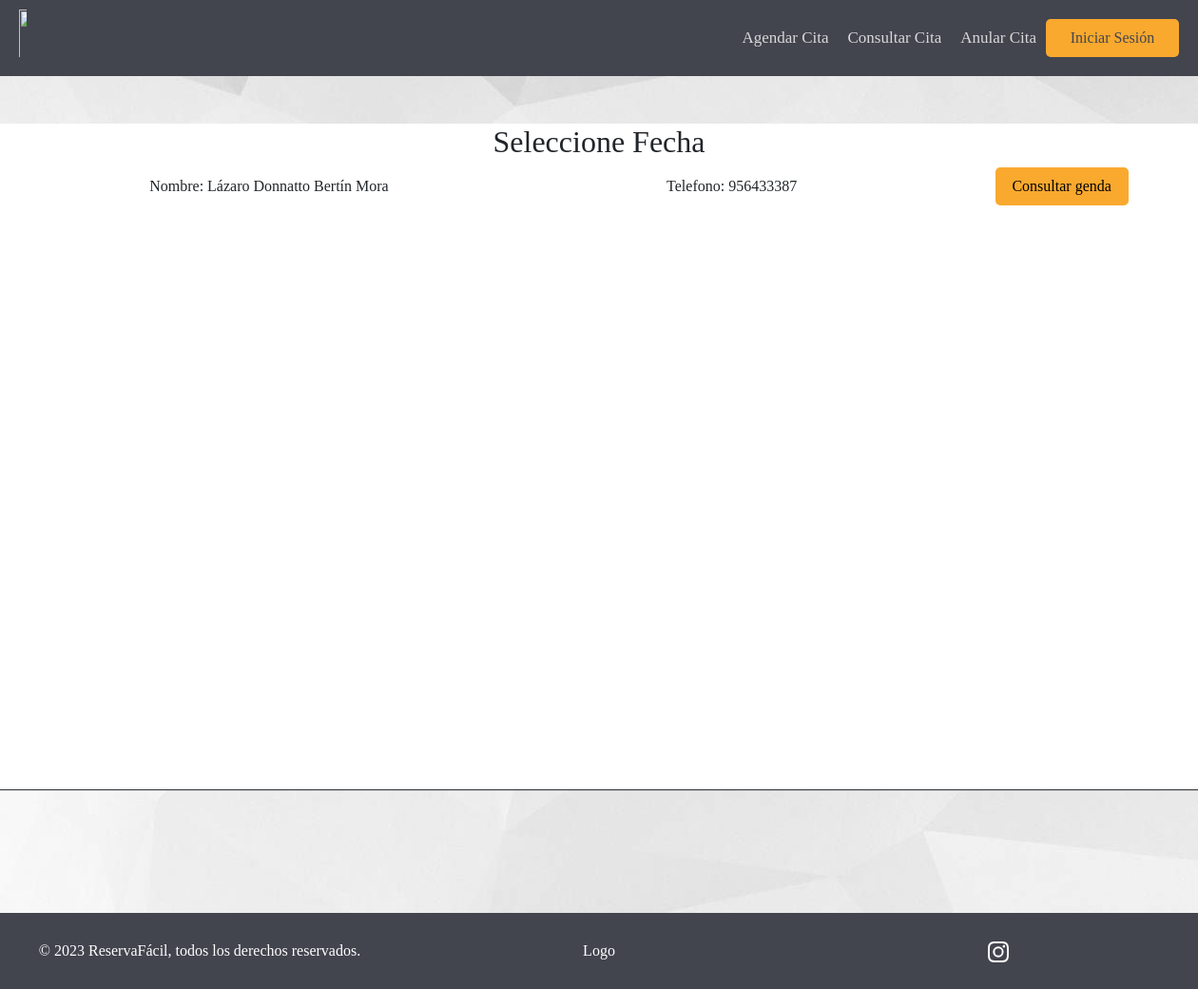
The app's page /funciones_citas_operador/agenda_citas, older data.
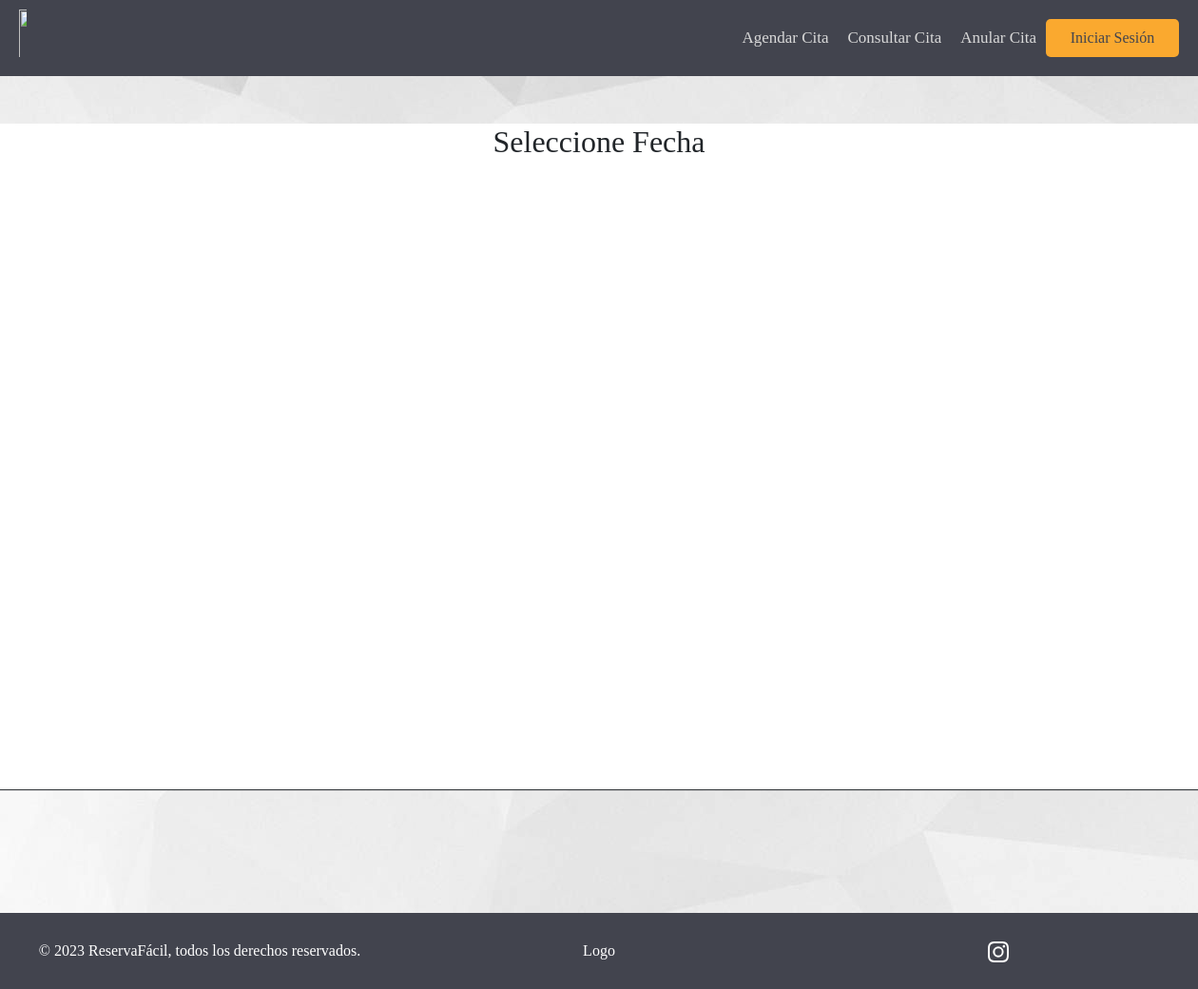
The same page, newer data.
### AppReservaFacil/models.py (models this page shows, shortened)
class Especialista(models.Model):
    ID_Especialista = models.IntegerField(primary_key=True, unique=True)
    Nombre_completo_E = models.CharField(max_length=256)
    Rut = models.CharField(max_length=9, null=True)
    Sexo = models.CharField(choices = ([('Femenino','Femenino'), ('Masculino','Masculino')]),max_length=9, null=True)
    Fecha_de_nacimiento_E = models.DateField(null=True)
    Direccion_E = models.CharField(max_length=256, null=True)
    Telefono_E = models.CharField(max_length=9, null=True)
    ini_con_especialista = models.DateField(null=True)
    fin_con_especialista = models.DateField(null=True)
    Foto_E = models.ImageField(upload_to='Paciente',null=True)
    Especialidad_P = models.ForeignKey(Especialidad,null=True, on_delete=models.RESTRICT,related_name="Especialidad_P")
    Especialidad_S = models.ForeignKey(Especialidad,null=True, on_delete=models.RESTRICT,related_name="Especialidad_S")
    Dia_Esp_P = MultiSelectField(choices=DIAS_CHOICES)
    Dia_Esp_S = MultiSelectField(choices=DIAS_CHOICES)
    Minutes_Esp_P_Lun = models.IntegerField(null = True, choices=MINUTOS_CHOICES)
    Minutes_Esp_P_Mar = models.IntegerField(null = True, choices=MINUTOS_CHOICES)
    Minutes_Esp_P_Mie = models.IntegerField(null = True, choices=MINUTOS_CHOICES)
    Minutes_Esp_P_Jue = models.IntegerField(null = True, choices=MINUTOS_CHOICES)
    Minutes_Esp_P_Vie = models.IntegerField(null = True, choices=MINUTOS_CHOICES)
    Minutes_Esp_P_Sab = models.IntegerField(null = True, choices=MINUTOS_CHOICES)
    Minutes_Esp_P_Dom = models.IntegerField(null = True, choices=MINUTOS_CHOICES)
    Minutes_Esp_S_Lun = models.IntegerField(null = True, choices=MINUTOS_CHOICES)
    Minutes_Esp_S_Mar = models.IntegerField(null = True, choices=MINUTOS_CHOICES)
    Minutes_Esp_S_Mie = models.IntegerField(null = True, choices=MINUTOS_CHOICES)
    Minutes_Esp_S_Jue = models.IntegerField(null = True, choices=MINUTOS_CHOICES)
    Minutes_Esp_S_Vie = models.IntegerField(null = True, choices=MINUTOS_CHOICES)
    Minutes_Esp_S_Sab = models.IntegerField(null = True, choices=MINUTOS_CHOICES)
    Minutes_Esp_S_Dom = models.IntegerField(null = True, choices=MINUTOS_CHOICES)
    Usuario_E = models.ForeignKey(User, null=True, on_delete=models.CASCADE)

### AppReservaFacil/views.py (the view)
# urls.py: path('funciones_citas_operador/agenda_citas', views.operador_consulta_agenda, name='agenda_citas'),
def operador_consulta_agenda(request):
    lista_especialista = Especialista.objects.all()
    context = {'lista_especialista': lista_especialista}
    if request.method == 'POST':
        print('')
    return render(request, 'Operador/operador_agenda_especialista.html',context)

### AppReservaFacil/templatetags/auth_extras.py (called while the page is built)
@register.filter(name='has_group')
def has_group(user, group_name):
    group = Group.objects.get(name=group_name)
    return True if group in user.groups.all() else False

### AppReservaFacil/templates/Operador/operador_agenda_especialista.html (shortened to what this page needs)
{% extends "../Clientes/index.html" %}
{% block footer %}
<div id="main-content-centro">
    <div class="div-grande">
        <h2 id="titulo-inicio-sesion">Seleccione Fecha</h2>
            <div class="row">
                <table>
                    {% for x in lista_especialista %}
                        <tr>
                            <td>Nombre: {{x.Nombre_completo_E}}</td>
                            <td>Telefono: {{x.Telefono_E}}</td>
                            <td>
                                <form action="post">
                                    <button class="btn-naranja-mediano" value="{{x.ID_Especialista}}"
                                    type="submit" name="consultar">Consultar genda</button>
                                </form>
                            </td>
                        </tr>
                    {% endfor %}
                </table>
            </div>
        </div>
</div>
{% endblock %}

Row changes from the older to the newer data that the page shows:
removed Especialista: Nombre_completo_E "Lázaro Donnatto Bertín Mora", Telefono_E "956433387", {{ x.ID_Especialista }} 3 (drawn)
